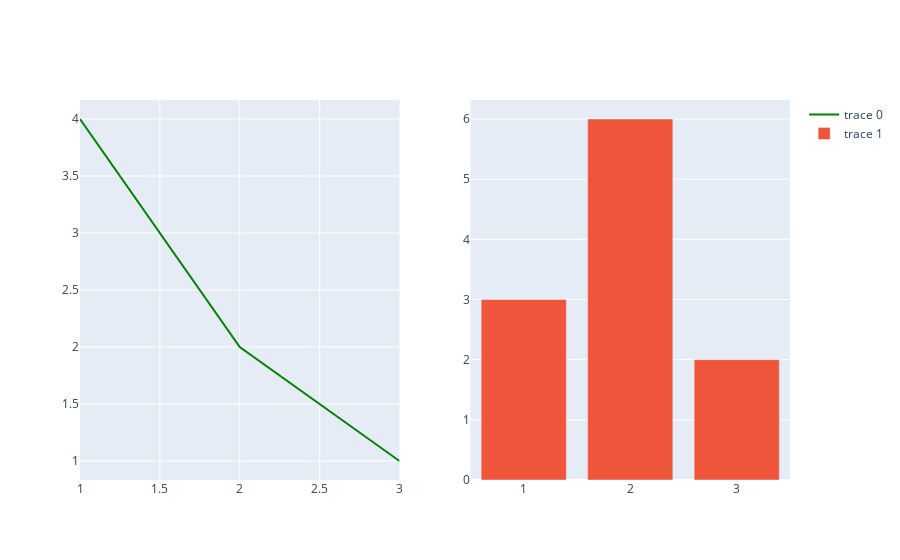

Here is the notebook cell this chart was saved with:
### Code cell
# фигура может состоять из нескольких графиков:
from plotly.subplots import make_subplots

fig = make_subplots(rows=1, cols=2)
print(fig)
# видим заготовку под фигуру с двумя наборами осей

# добавляем трейсы при помощи add_trace
# эта функция позволяет последовательно наполнить фигуру
fig.add_trace(
    go.Scatter(
        x=[1, 2, 3],
        y=[4, 2, 1],
        mode="lines",
        # свойство можно задать либо при помощи словаря
        line={
            "color": "green"
        },
        # либо при помощи магических подчеркиваний
        line_color = "green"
    ),
    # указываем, на какой части фигуры изобразить данный график 
    row=1,
    col=1
)
fig.add_trace(
    go.Bar(
        x=[1, 2, 3],
        y=[3, 6, 2],
    ),
    # указываем, на какой части фигуры изобразить данный график 
    row=1,
    col=2
)
fig.show()

### Figure 1 — Plotly figure (JSON) as saved in the notebook; plotly's stock layout.template omitted (floating-point values rounded to 4 significant figures)
{"data": [{"line": {"color": "green"}, "mode": "lines", "type": "scatter", "x": [1, 2, 3], "xaxis": "x", "y": [4, 2, 1], "yaxis": "y"}, {"type": "bar", "x": [1, 2, 3], "xaxis": "x2", "y": [3, 6, 2], "yaxis": "y2"}], "layout": {"xaxis": {"anchor": "y", "domain": [0, 0.45]}, "xaxis2": {"anchor": "y2", "domain": [0.55, 1]}, "yaxis": {"anchor": "x", "domain": [0, 1]}, "yaxis2": {"anchor": "x2", "domain": [0, 1]}}}
